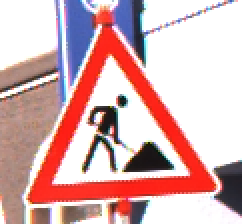
#> input picture Checkpoint 1/Task 1/ref_col_raw0.png, 121 x 112 px (shown 2 times larger)
$ python tp1_team_1_25.py
#> lines starting #> are read from the running program, lines starting #| are printed output that depends on the picture
"""
Course Number: ENGR 13300
Semester: Fall 2026

Description:
    Convert image pixels from rgb to hsv

Assignment Information:
    Assignment:     7.2.1 TP1 Team 1
    Team ID:        LC5 - 25
    Author:         Baron Chiang, chian163@purdue.edu
    Date:           10/15/2026

Contributors:
    Tanmay Deshmukh, deshmu62@purdue.edu
    Leo Cohen, cohen180@purdue.edu

    My contributor(s) helped me:
    [ ] understand the assignment expectations without
        telling me how they will approach it.
    [ ] understand different ways to think about a solution
        without helping me plan my solution.
    [ ] think through the meaning of a specific error or
        bug present in my code without looking at my code.
    Note that if you helped somebody else with their code, you
    have to list that person as a contributor here as well.

Academic Integrity Statement:
    I have not used source code obtained from any unauthorized
    source, either modified or unmodified; nor have I provided
    another student access to my code.  The project I am
    submitting is my own original work.
"""


from PIL import Image, ImageOps
import numpy as np
import matplotlib.pyplot as plt
import math


# [45 lines left out: functions rgb_to_hsv, convert_to_hsv, not called in this run]


# From Python 5 Team Task 3
def load_img(file_dir):
    image = Image.open(file_dir)
    if image.mode != "L":
        image = image.convert("RGB")
    matrix = np.array(image) / 255.0
    linear_array = np.where(matrix <= 0.04045, matrix / 12.92, ((matrix + 0.055) / 1.055) ** 2.4)
    return linear_array

# From Python 5 Team Task 3
def resize_image(original_image_array, new_size):
    img = Image.fromarray(original_image_array)
    resized_img = img.resize(new_size, resample=Image.Resampling.BILINEAR)
    return np.array(resized_img)

# From Python 5 Team Task 3
def pad_image(resized_img_array, target_size):
    img = Image.fromarray(resized_img_array)
    padded_img = ImageOps.pad(img, target_size)
    return np.array(padded_img)


def main():
    img_dir = input("Enter the path of the RGB image you want to convert to hsv: ")
#> the answer given: ref_col_raw0.png
    img = load_img(img_dir)
#> in load_img, image is the input picture: PIL image 121x112 RGBA; mean R, G, B, A 215, 175.9, 176.5, 255
#> in load_img, `linear_array = np.where(matrix <= 0.04045, matrix / 12.92, ((matrix + ..`:
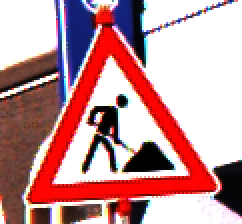
#> linear_array: shape (112, 121, 3) float64 (shown 2 times larger); mean R, G, B 0.766, 0.581, 0.592
    img = (img * 255).astype(np.uint8)

    target_size = (100, 100)
    h, w = img.shape[:2]
#> h = 112; w = 121
    if (w / h) > (target_size[0] / target_size[1]):
        new_size = (target_size[0], math.ceil(target_size[0] * h / w))
#> new_size = (100, 93)
    else:
        new_size = (math.ceil(target_size[1] * w / h), target_size[1])
    resized = resize_image(img, new_size)
#> in resize_image, `resized_img = img.resize(new_size, resample=Image.Resampling.BILINEAR)`:
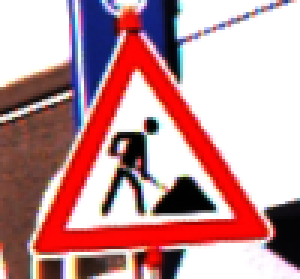
#> resized_img: PIL image 100x93 RGB (shown 3 times larger); mean R, G, B 195, 147.9, 150.7
    padded = pad_image(resized, target_size)
#> in pad_image, `padded_img = ImageOps.pad(img, target_size)`:
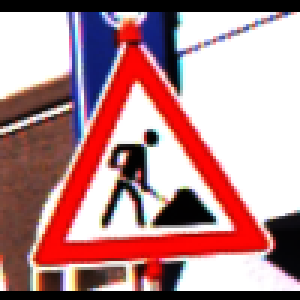
#> padded_img: PIL image 100x100 RGB (shown 3 times larger); mean R, G, B 181.4, 137.6, 140.2

#> (the run stopped early here; a loop or call above may not have finished)
